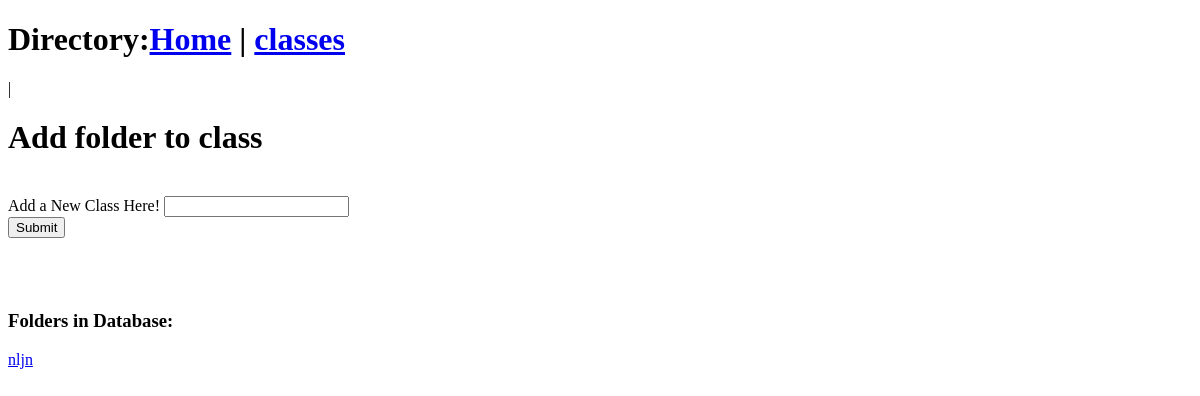
Before: /classes/1/ with the older database file.
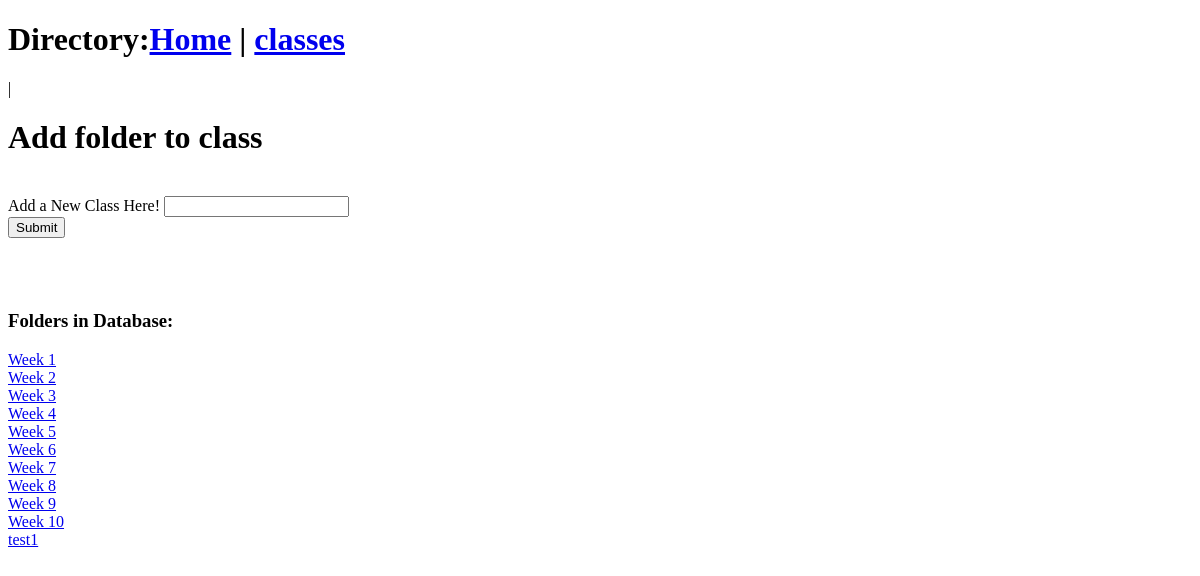
After: the same page with the newer database file.
### database.py (models this page shows, shortened)
class folder(Base):
    __tablename__ = 'folder'
    id = Column(Integer, primary_key = True)
    name = Column(String(200), nullable=False)
    date_added = Column(String, default=str(datetime.datetime.now))
    class_name= Column(String(200), nullable=False)

### main.py (the view, shortened to what this page needs)
@app.route("/classes/<int:id>/", methods=['GET','POST'])
def classes(id):
    name = None
    form = ClassForm()
    class_name = str(course_info.get_course_by_id(id))
    our_weeks = course_info.get_folders_list(class_name)
    print(our_weeks)
    print("------------------------------------------------------------")
    return render_template('add_week.html',
    name = name,
    form = form,
    our_weeks=our_weeks,
    id=id)

### main.py
class ClassForm(FlaskForm):
    name = StringField("Add a New Class Here!", validators=[DataRequired()])
    submit = SubmitField("Submit")

### database.py (called while the page is built)
    def __repr__(self):
        return '<Name %r>' % self.name

    def get_folders_list(self, class_name):
        folders = self.session.query(folder.name).filter_by(class_name=class_name).all()
        folders = [i[0] for i in folders]
        return folders

    def get_course_by_id(self, id):
        course = self.session.query(Class).filter_by(id=id).first()
        return course

### templates/add_week.html (shortened to what this page needs)
{% extends "base.html" %}
{% block content %}
{% if name %}
    <h1>You entered in the folder: {{ name }}</h1>
{% else %}
    <h1>Add folder to class</h1>
    <br>
    <form action = "/classes/{{ id }} " method="POST">
        {{ form.name.label }}
        {{ form.name() }}
        <br>
        {{ form.submit() }}
    </form>
    <br><br><br>
    <h3>Folders in Database:</h3>
{% for our_week in our_weeks %}
    <tr>
    <td>
        <a href="{{our_week}}">{{ our_week }}</a><br>
    </td>
    </tr>
{% endfor %}
{% endif %}
{% endblock %}

Changed rows visible on the page:
changed folder: name "nljn" → "Week 1"
added folder: name "Week 2"
added folder: name "Week 3"
added folder: name "Week 4"
added folder: name "Week 5"
added folder: name "Week 6"
added folder: name "Week 7"
added folder: name "Week 8"
added folder: name "Week 9"
added folder: name "Week 10"
added folder: name "test1"
